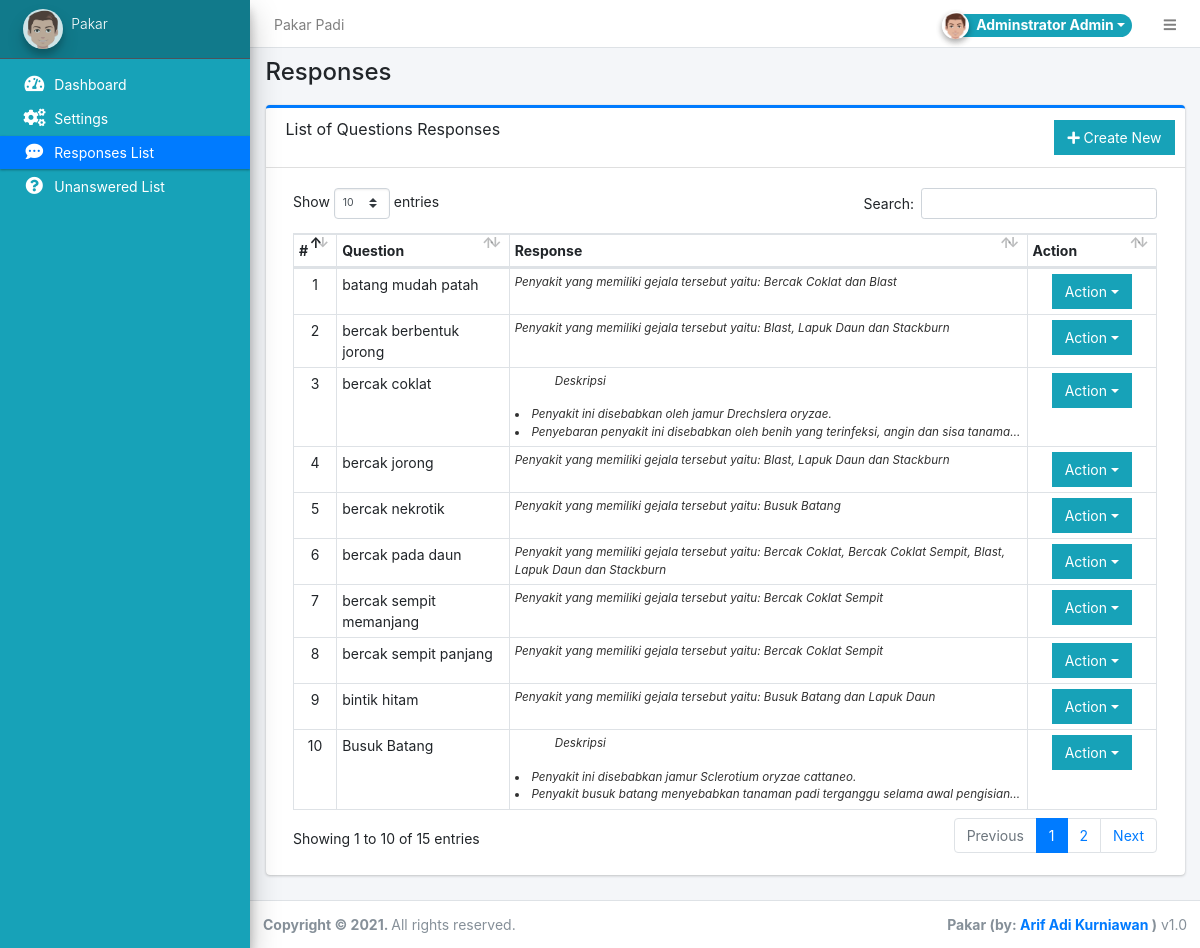
The app's page /admin/?page=responses (signed in) with its own data.
### tables this page shows
CREATE TABLE `questions` (
  `id` int(30) NOT NULL,
  `question` text,
  `response_id` int(30) NOT NULL
);

CREATE TABLE `responses` (
  `id` int(30) NOT NULL,
  `response_message` text
);

### config.php (called while the page is built, shortened)
<?php
require_once('classes/DBConnection.php');
require_once('classes/SystemSettings.php');
function validate_image($file){
	if(!empty($file)){
		if(is_file(base_app.$file)){
			return base_url.$file;
		}else{
			return base_url.'dist/img/no-image-available.png';
		}
	}else{
		return base_url.'dist/img/no-image-available.png';
	}
}
function isMobileDevice(){
    $aMobileUA = array(
        '/iphone/i' => 'iPhone',
        '/ipod/i' => 'iPod',
        '/ipad/i' => 'iPad',
        '/android/i' => 'Android',
        '/blackberry/i' => 'BlackBerry',
        '/webos/i' => 'Mobile'
    );
    return false;
}
?>

### classes/DBConnection.php (called while the page is built, shortened)
<?php
class DBConnection{
    private $host = DB_SERVER;
    private $username = DB_USERNAME;
    private $password = DB_PASSWORD;
    private $database = DB_NAME;
    public $conn;
    public function __construct(){
        if (!isset($this->conn)) {
            $this->conn = new mysqli($this->host, $this->username, $this->password, $this->database);
        }
    }
}
?>

### classes/SystemSettings.php (called while the page is built, shortened)
<?php
class SystemSettings extends DBConnection{
	function userdata($field = ''){
		if(!empty($field)){
			if(isset($_SESSION['userdata'][$field]))
				return $_SESSION['userdata'][$field];
			else
				return null;
		}else{
			return false;
		}
	}
	function info($field=''){
		if(!empty($field)){
			if(isset($_SESSION['system_info'][$field]))
				return $_SESSION['system_info'][$field];
			else
				return false;
		}else{
			return false;
		}
	}
}
$_settings = new SystemSettings();
?>

### admin/responses/index.php (the view, shortened to what this page needs)
<div class="card card-outline card-primary">
	<div class="card-header">
		<h3 class="card-title">List of Questions Responses</h3>
		<div class="card-tools">
			<a href="?page=responses/manage" class="btn btn-flat btn-info"><span class="fas fa-plus"></span>  Create New</a>
		</div>
	</div>
	<div class="card-body">
		<div class="container-fluid">
			<table class="table table-bordered table-stripped">
				<colgroup>
					<col width="5%">
					<col width="20%">
					<col width="60%">
					<col width="15%">
				</colgroup>
				<thead>
					<tr>
						<th>#</th>
						<th>Question</th>
						<th>Response</th>
						<th>Action</th>
					</tr>
				</thead>
				<tbody>
					<?php
					$i = 1;
						$qry = $conn->query("SELECT q.id, r.response_message, q.question FROM `questions` q inner join `responses` r on q.response_id = r.id order by q.question asc ");
						while($row = $qry->fetch_assoc()):
					?>
						<tr>
							<td class="text-center"><?php echo $i++; ?></td>
							<td><?php echo $row['question'] ?></td>
							<td><span class="truncate"><?php echo $row['response_message'] ?></span></td>
							<td align="center">
								 <button type="button" class="btn btn-flat btn-info dropdown-toggle dropdown-icon" data-toggle="dropdown">
				                  		Action
				                  </button>
							</td>
						</tr>
					<?php endwhile; ?>
				</tbody>
			</table>
		</div>
	</div>
</div>

### admin/index.php (shortened to what this page needs)
<?php require_once('../config.php'); ?>
 <!DOCTYPE html>
<html lang="en" class="" style="height: auto;">
<?php require_once('inc/header.php') ?>
  <body class="layout-fixed layout-footer-fixed text-sm sidebar-mini control-sidebar-slide-open layout-navbar-fixed " data-new-gr-c-s-check-loaded="14.991.0" data-gr-ext-installed="" style="height: auto;">
    <div class="wrapper">
     <?php require_once('inc/topBarNav.php') ?>
     <?php require_once('inc/navigation.php') ?>
     <?php $page = isset($_GET['page']) ? $_GET['page'] : 'home';  ?>
      <div class="content-wrapper" style="min-height: 567.854px;">
        <div class="content-header">
          <div class="container-fluid">
            <div class="row mb-2">
              <div class="col-sm-6">
                <h1 class="m-0"><?php echo ucwords(str_replace(array("/","_"), " ",$page)) ?></h1>
              </div>
            </div>
          </div>
        </div>
        <section class="content">
          <div class="container-fluid">
            <?php
              if(!file_exists($page.".php") && !is_dir($page)){
                  include '404.html';
              }else{
                if(is_dir($page))
                  include $page.'/index.php';
                else
                  include $page.'.php';
              }
            ?>
          </div>
        </section>
      </div>
      <?php require_once('inc/footer.php') ?>
  </body>
</html>

### admin/inc/header.php (shortened to what this page needs)
<head>
    <link rel="stylesheet" href="<?php echo base_url ?>plugins/fontawesome-free/css/all.min.css">
    <link rel="stylesheet" href="<?php echo base_url ?>plugins/tempusdominus-bootstrap-4/css/tempusdominus-bootstrap-4.min.css">
  <link rel="stylesheet" href="<?php echo base_url ?>plugins/datatables-bs4/css/dataTables.bootstrap4.min.css">
  <link rel="stylesheet" href="<?php echo base_url ?>plugins/datatables-responsive/css/responsive.bootstrap4.min.css">
  <link rel="stylesheet" href="<?php echo base_url ?>plugins/datatables-buttons/css/buttons.bootstrap4.min.css">
  <link rel="stylesheet" href="<?php echo base_url ?>plugins/select2/css/select2.min.css">
  <link rel="stylesheet" href="<?php echo base_url ?>plugins/select2-bootstrap4-theme/select2-bootstrap4.min.css">
    <link rel="stylesheet" href="<?php echo base_url ?>plugins/icheck-bootstrap/icheck-bootstrap.min.css">
    <link rel="stylesheet" href="<?php echo base_url ?>plugins/jqvmap/jqvmap.min.css">
    <link rel="stylesheet" href="<?php echo base_url ?>dist/css/adminlte.css">
    <link rel="stylesheet" href="<?php echo base_url ?>dist/css/custom.css">
    <link rel="stylesheet" href="<?php echo base_url ?>plugins/overlayScrollbars/css/OverlayScrollbars.min.css">
    <link rel="stylesheet" href="<?php echo base_url ?>plugins/daterangepicker/daterangepicker.css">
    <link rel="stylesheet" href="<?php echo base_url ?>plugins/summernote/summernote-bs4.min.css">
  <link rel="stylesheet" href="<?php echo base_url ?>plugins/sweetalert2-theme-bootstrap-4/bootstrap-4.min.css">
  </head>

### admin/inc/topBarNav.php (shortened to what this page needs)
<nav class="main-header navbar navbar-expand navbar-white navbar-light text-sm">
  <ul class="navbar-nav">
    <li class="nav-item d-none d-sm-inline-block">
      <a href="<?php echo base_url ?>" class="nav-link"><?php echo (!isMobileDevice()) ? $_settings->info('name'):$_settings->info('short_name'); ?></a>
    </li>
  </ul>
  <ul class="navbar-nav ml-auto">
    <li class="nav-item">
      <div class="btn-group nav-link">
            <button type="button" class="btn btn-rounded badge badge-info dropdown-toggle dropdown-icon" data-toggle="dropdown">
              <span><img src="<?php echo validate_image($_settings->userdata('avatar')) ?>" class="img-circle elevation-2 user-img" alt="User Image"></span>
              <span class="ml-3"><?php echo ucwords($_settings->userdata('firstname').' '.$_settings->userdata('lastname')) ?></span>
            </button>
        </div>
    </li>
    <li class="nav-item">
      <a class="nav-link" data-widget="pushmenu" href="#" role="button"><i class="fas fa-bars"></i></a>
    </li>
  </ul>
</nav>

### admin/inc/navigation.php (shortened to what this page needs)
<aside class="main-sidebar sidebar-dark-primary elevation-4 bg-info text-white">
  <a href="<?php echo base_url ?>admin" class="brand-link bg-info text-sm">
  <img src="<?php echo validate_image($_settings->info('logo'))?>" alt="Store Logo" class="brand-image img-circle elevation-3" style="opacity: .8;width: 2.5rem;height: 2.5rem;max-height: unset">
  <span class="brand-text font-weight-light"><?php echo $_settings->info('short_name') ?></span>
  </a>
  <div class="sidebar os-host os-theme-light os-host-overflow os-host-overflow-y os-host-resize-disabled os-host-transition os-host-scrollbar-horizontal-hidden">
    <div class="os-content-glue" style="margin: 0px -8px; width: 249px; height: 646px;"></div>
    <div class="os-padding">
      <div class="os-viewport os-viewport-native-scrollbars-invisible" style="overflow-y: scroll;">
        <div class="os-content" style="padding: 0px 8px; height: 100%; width: 100%;">
          <nav class="mt-4">
             <ul class="nav nav-pills nav-sidebar flex-column text-sm nav-compact nav-flat nav-child-indent nav-collapse-hide-child" data-widget="treeview" role="menu" data-accordion="false">
              <li class="nav-item dropdown">
                <a href="./" class="nav-link nav-home">
                  <i class="nav-icon fas fa-tachometer-alt"></i>
                  <p>
                    Dashboard
                  </p>
                </a>
              </li>
              <li class="nav-item dropdown">
                <a href="<?php echo base_url ?>admin/?page=system_info" class="nav-link nav-system_info">
                  <i class="nav-icon fas fa-cogs"></i>
                  <p>
                    Settings
                  </p>
                </a>
              </li>
              <li class="nav-item dropdown">
                <a href="<?php echo base_url ?>admin/?page=responses" class="nav-link nav-responses">
                  <i class="nav-icon fas fa-comment-dots"></i>
                  <p>
                    Responses List
                  </p>
                </a>
              </li>
              <li class="nav-item dropdown">
                <a href="<?php echo base_url ?>admin/?page=unanswered" class="nav-link nav-unanswered">
                  <i class="nav-icon fas fa-question-circle"></i>
                  <p>
                    Unanswered List
                  </p>
                </a>
              </li>
            </ul>
          </nav>
        </div>
      </div>
    </div>
  </div>
</aside>

### admin/inc/footer.php (shortened to what this page needs)
<footer class="main-footer text-sm">
        <strong>Copyright © <?php echo date('Y') ?>.
        </strong>
        All rights reserved.
        <div class="float-right d-none d-sm-inline-block">
          <b><?php echo $_settings->info('short_name') ?> (by: <a href="mailto:arifadi822@gmail.com" target="blank">Arif Adi Kurniawan</a> )</b> v1.0
        </div>
      </footer>
    </div>

### admin/inc/topBarNav.php (style rules this page uses)
.user-img { position: absolute; height: 27px; width: 27px; object-fit: cover; left: -7%; top: -12%; }
.btn-rounded { border-radius: 50px; }

### admin/inc/navigation.php (style rules this page uses)
.sidebar li.nav-item * { color:white; }

### records on screen
questions: question "batang mudah patah", response.response_message "Penyakit yang memiliki gejala tersebut yaitu: Bercak Coklat dan Blast"
questions: question "bercak berbentuk jorong", response.response_message "Penyakit yang memiliki gejala tersebut yaitu: Blast, Lapuk Daun dan Stackburn"
questions: question "bercak coklat", response.response_message "Deskripsi Penyakit ini disebabkan oleh jamur Drechslera oryzae. Penyebaran penyakit ini disebabkan oleh benih yang terinfeksi, angin dan sisa…"
questions: question "bercak jorong", response.response_message "Penyakit yang memiliki gejala tersebut yaitu: Blast, Lapuk Daun dan Stackburn"
questions: question "bercak nekrotik", response.response_message "Penyakit yang memiliki gejala tersebut yaitu: Busuk Batang"
questions: question "bercak pada daun", response.response_message "Penyakit yang memiliki gejala tersebut yaitu: Bercak Coklat, Bercak Coklat Sempit, Blast, Lapuk Daun dan Stackburn"
questions: question "bercak sempit memanjang", response.response_message "Penyakit yang memiliki gejala tersebut yaitu: Bercak Coklat Sempit"
questions: question "bercak sempit panjang", response.response_message "Penyakit yang memiliki gejala tersebut yaitu: Bercak Coklat Sempit"
questions: question "bintik hitam", response.response_message "Penyakit yang memiliki gejala tersebut yaitu: Busuk Batang dan Lapuk Daun"
questions: question "Busuk Batang", response.response_message "Deskripsi Penyakit ini disebabkan jamur Sclerotium oryzae cattaneo. Penyakit busuk batang menyebabkan tanaman padi terganggu selama awal…"

### other values on screen
$_settings->info('name') "Pakar Padi"
$_settings->userdata('firstname').' '.$_settings->userdata('lastname') "Adminstrator Admin"
$_settings->info('short_name') "Pakar"
str_replace(array("/","_"), " ",$page) "Responses"
